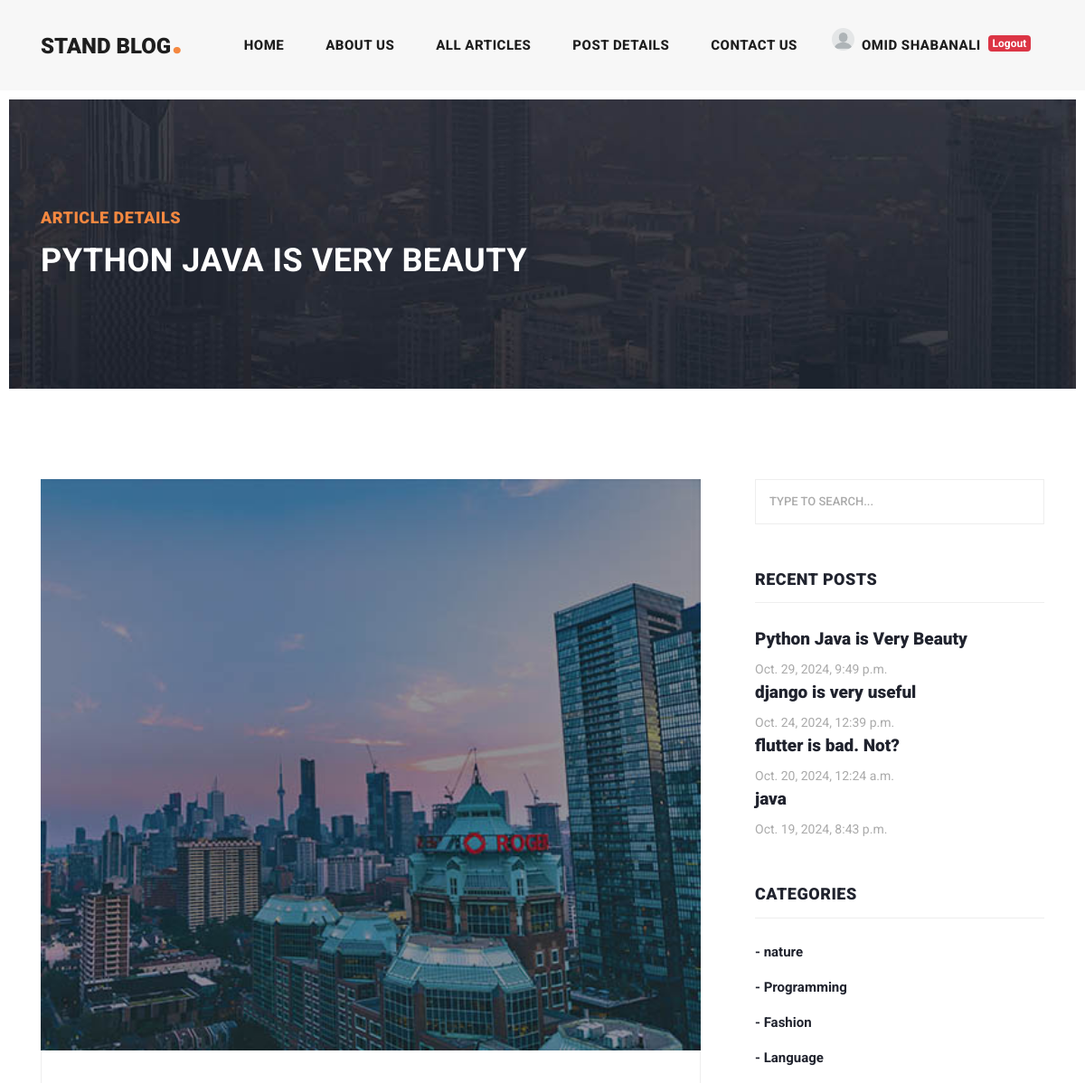
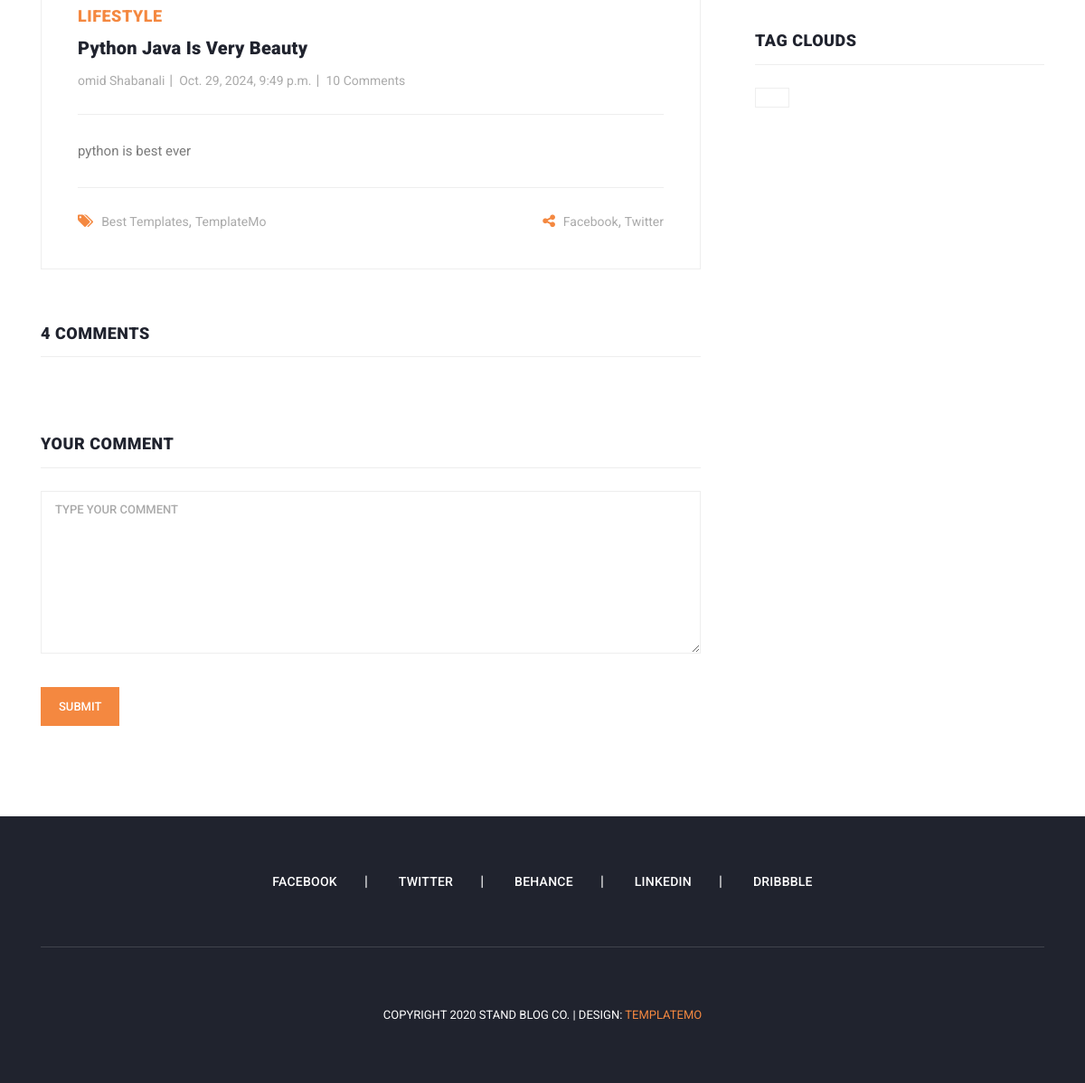
Screenshot of /articles/detail/python-java-is-very-beauty (signed in) with the database file from the repository (2 pictures, top to bottom).
### blog/models.py (models this page shows, shortened)
class Article(models.Model):
    CHOICES = (
        ('A', 'پایتون'),
        ('B', 'جنگو')
    )
    author = models.ForeignKey(User, on_delete=models.CASCADE, related_name='articles')
    category = models.ManyToManyField(Category, related_name='articles')
    title = models.CharField(max_length=70)
    body = models.TextField()
    image = models.ImageField(upload_to='images/articles')
    created = models.DateTimeField(auto_now_add=True)
    updated = models.DateTimeField(auto_now=True)
    myfile = models.FileField(upload_to='test', null=True)
    status = models.BooleanField(default=True)
    published = models.BooleanField(default=True)
    objects = models.Manager()
    custom_manager = ArticleManager()
    slug = models.SlugField(blank=True, unique=True)
    class Meta:
        ordering = ('-created',)

class Category(models.Model):
    title = models.CharField(max_length=100)
    created = models.DateTimeField(auto_now_add=True)

### blog/views.py (the view)
# urls.py: path('detail/<slug:slug>', views.article_detail, name='article_detail'),
def article_detail(request, slug):
    article = get_object_or_404(Article, slug=slug)
    if request.method == 'POST':
        parent_id = request.POST.get('parent_id')
        body = request.POST['body']
        Comment.objects.create(body=body, article=article, user=request.user, parent_id=parent_id)
    return render(request, "blog/article_detail.html", {"article": article})

### context_processors/context_processors.py (called while the page is built)
def recent_articles(request):
    recent_articles = Article.objects.order_by('-created')
    categories = Category.objects.all()
    return {'recent_articles': recent_articles, 'categories':categories}

### blog/templates/blog/article_detail.html (shortened to what this page needs)
{% extends 'base.html' %}
{% load static %}
{% block content %}
    <div class="heading-page header-text">
        <section class="page-heading">
            <div class="container">
                <div class="row">
                    <div class="col-lg-12">
                        <div class="text-content">
                            <h4>Article Details</h4>
                            <h2>{{ article.title }}</h2>
                        </div>
                    </div>
                </div>
            </div>
        </section>
    </div>
    <section class="blog-posts grid-system">
        <div class="container">
            <div class="row">
                <div class="col-lg-8">
                    <div class="all-blog-posts">
                        <div class="row">
                            <div class="col-lg-12">
                                <div class="blog-post">
                                    <div class="blog-thumb">
                                        <img src="{{ article.image.url }}" alt="">
                                    </div>
                                    <div class="down-content">
                                        <span>Lifestyle</span>
                                        <a href="post-details.html"><h4>{{ article.title }}</h4></a>
                                        <ul class="post-info">
                                            <li><a href="#">{{ article.author.get_full_name }}</a></li>
                                            <li><a href="#">{{ article.created }}</a></li>
                                            <li><a href="#">10 Comments</a></li>
                                        </ul>
                                        <p>{{ article.body }}</p>
                                        <div class="post-options">
                                            <div class="row">
                                                <div class="col-6">
                                                    <ul class="post-tags">
                                                        <li><i class="fa fa-tags"></i></li>
                                                        <li><a href="#">Best Templates</a>,</li>
                                                        <li><a href="#">TemplateMo</a></li>
                                                    </ul>
                                                </div>
                                                <div class="col-6">
                                                    <ul class="post-share">
                                                        <li><i class="fa fa-share-alt"></i></li>
                                                        <li><a href="#">Facebook</a>,</li>
                                                        <li><a href="#"> Twitter</a></li>
                                                    </ul>
                                                </div>
                                            </div>
                                        </div>
                                    </div>
                                </div>
                            </div>
                            <div class="col-lg-12">
                                <div class="sidebar-item comments">
                                    <div class="sidebar-heading">
                                        <h2>4 comments</h2>
                                    </div>
                                </div>
                            </div>
                            {% if request.user.is_authenticated %}
                                <div class="col-lg-12">
                                    <div class="sidebar-item submit-comment">
                                        <div class="sidebar-heading">
                                            <h2 id="hi">Your comment</h2>
                                        </div>
                                        <div class="content">
                                            <form id="comment" action="#" method="post">
                                                <div class="row">
                                                    <div class="col-lg-12">
                                                        <fieldset>
                                                        <textarea name="body" rows="6" id="body"
                                                                  placeholder="Type your comment"
                                                                  required=""></textarea>
                                                        </fieldset>
                                                    </div>
                                                    <div class="col-lg-12">
                                                        <fieldset>
                                                            <button type="submit" id="form-submit" class="main-button">
                                                                Submit
                                                            </button>
                                                        </fieldset>
                                                    </div>
                                                </div>
                                            </form>
                                        </div>
                                    </div>
                                </div>
                            {% else %}
                                <a class="btn btn-danger" href="{% url "account:login" %}">for sending comment, please
                                    login</a>
                            {% endif %}
                        </div>
                    </div>
                </div>
                {% include "includes/sidebar.html" %}
            </div>
        </div>
    </section>
{% endblock %}

### templates/includes/header.html (shortened to what this page needs)
{% load static %}
<header class="">
    <nav class="navbar navbar-expand-lg">
        <div class="container">
            <a class="navbar-brand" href="{% url 'home_app:home' %}"><h2>Stand Blog<em>.</em></h2></a>
            <div class="collapse navbar-collapse" id="navbarResponsive">
                <ul class="navbar-nav ml-auto">
                    <li class="nav-item {% if request.resolver_match.url_name == 'home' %}active{% endif %}">
                        <a class="nav-link" href="{% url "home_app:home" %}">Home
                        </a>
                    </li>
                    <li class="nav-item">
                        <a class="nav-link" href="about.html">About Us</a>
                    </li>
                    <li class="nav-item {% if request.resolver_match.url_name == 'article_list' %}active{% endif %}">
                        <a class="nav-link" href="{% url "blog:article_list" %}">All Articles</a>
                    </li>
                    <li class="nav-item">
                        <a class="nav-link" href="post-details.html">Post Details</a>
                    </li>
                    <li class="nav-item">
                        <a class="nav-link" href="{% url 'blog:contact_us' %}">Contact Us</a>
                    </li>
                    <li class="nav-item">
                        {% if request.user.is_authenticated %}
                            <div class="d-flex">
                                {% if request.user.first_name %}
                                    {% if user.profile.image %}
                                        <span><img src="{{ user.profile.image.url }}" width="25px" height="25px"
                                                   style="border-radius: 100%" alt=""></span>
                                    {% else %}
                                        <span><img src="{% static 'images/icons/index.png' %}" width="25px"
                                                   height="25px" style="border-radius: 100%" alt=""></span>
                                    {% endif %}
                                    <a class="nav-link"
                                       href="">{{ request.user.first_name }} {{ request.user.last_name }}</a>
                                {% else %}
                                    <a class="nav-link" href="">{{ request.user.username }}</a>
                                {% endif %}
                                <a href="{% url 'account:logout' %}"><span class="badge badge-danger mt-2">Logout</span></a>
                            </div>
                        {% else %}
                            <div class="d-flex">
                                <a class="nav-link" href="{% url 'account:login' %}">Login</a><span
                                    class="mt-2">/</span>
                                <a class="nav-link" href="{% url 'account:register' %}">Register</a>
                            </div>
                        {% endif %}
                    </li>
                </ul>
            </div>
        </div>
    </nav>
</header>

### templates/includes/sidebar.html
<div class="col-lg-4">
    <div class="sidebar">
        <div class="row">
            <div class="col-lg-12">
                <div class="sidebar-item search">
                    <form id="search_form" name="gs" method="GET" action="{% url "blog:search_articles" %}">
                        <input type="text" name="q" class="searchText" placeholder="type to search..."
                               autocomplete="on">
                    </form>
                </div>
            </div>
            <div class="col-lg-12">
                <div class="sidebar-item recent-posts">
                    <div class="sidebar-heading">
                        <h2>Recent Posts</h2>
                    </div>
                    <div class="content">
                        <ul>
                            <li><a href="post-details.html">
                                   {% for article in recent_articles %}
                                        <h5>{{ article.title }}</h5>
                                        <span>{{ article.created }}</span>
                                   {% endfor %}
                            </a></li>
                        </ul>
                    </div>
                </div>
            </div>
            <div class="col-lg-12">
                <div class="sidebar-item categories">
                    <div class="sidebar-heading">
                        <h2>Categories</h2>
                    </div>
                    <div class="content">
                        <ul>
                            {% for cat in categories %}
                                <li><a href="{% url "blog:category_detail" cat.id %}">- {{ cat.title }}</a></li>
                            {% endfor %}
                        </ul>
                    </div>
                </div>
            </div>
            <div class="col-lg-12">
                <div class="sidebar-item tags">
                    <div class="sidebar-heading">
                        <h2>Tag Clouds</h2>
                    </div>
                    <div class="content">
                        <ul>
                            <li><a href="#">{{ name }}</a></li>
                        </ul>
                    </div>
                </div>
            </div>
        </div>
    </div>
</div>

### rows the page displays
Article: title "PYTHON JAVA IS VERY BEAUTY", image (picture), title "Python Java Is Very Beauty", author.get_full_name "omid Shabanali", created "Oct. 29, 2024, 9:49 p.m.", body "python is best ever", title "Python Java is Very Beauty"
Article: title "django is very useful", created "Oct. 24, 2024, 12:39 p.m."
Article: title "flutter is bad. Not?", created "Oct. 20, 2024, 12:24 a.m."
Article: title "java", created "Oct. 19, 2024, 8:43 p.m."
Category: title "nature"
Category: title "Programming"
Category: title "Fashion"
Category: title "Language"

### other values shown
{{ request.user.first_name }} "OMID"
{{ request.user.last_name }} "SHABANALI"
